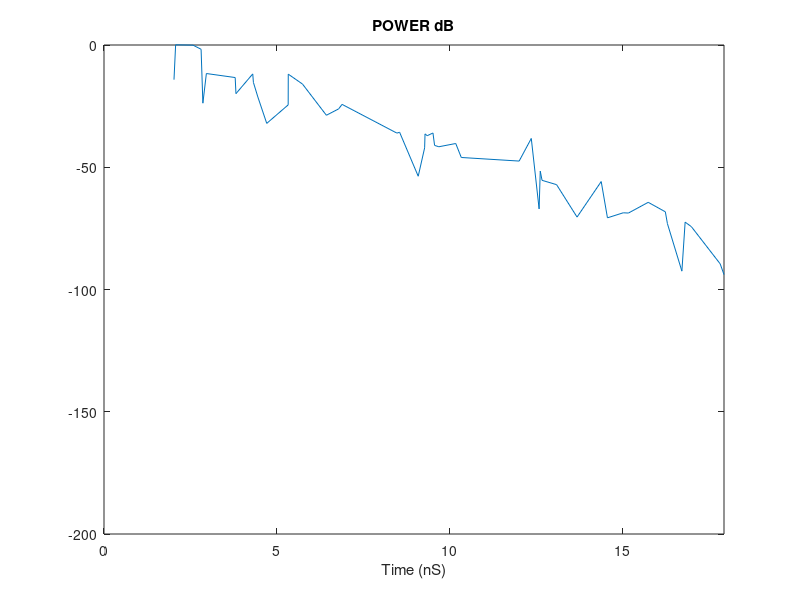

The MATLAB script that drew this image:
  Lam = 0.8;  lambda = 3;  
  lambda_mode = 0;  %0 -> Poisson process for the ray arrival times, 2 channel tap
  
  % MPC decay
  Gam =10; % higher gam low attenuation
  gamma_0 =  2; Kgamma = 0; sigma_cluster = 2.93;
  nlos = 1; 
  gamma_rise = NaN; gamma_1 = NaN; chi = NaN; % dummy in this scenario
  % Small-scale Fading
  m0 = 1; Km = 0; sigma_m0 = 1; sigma_Km = 0;
  sfading_mode = 0; m0_sp = NaN;
  % Large-scale Fading -- Shadowing
  std_shdw = 3.51;
  % Frequency Dependence
  kappa = 1.53; 
  fc = 6;   % GHz
  fs = 8;   % 2 - 10 GHz

L=1; %numberof clusters

num_channels=1;
std_L = 1/sqrt(2*Lam);      % std dev (nsec) of cluster arrival spacing
std_lam = 1/sqrt(2*lambda); % std dev (nsec) of ray arrival spacing
h_len = 1000;  % there must be a better estimate of # of paths than this
ngrow = 1000; % amount to grow data structure if more paths are needed
h = zeros(h_len,num_channels);
t = zeros(h_len,num_channels);
t0 = zeros(1,num_channels);
np = zeros(1,num_channels);
cluster_non_overlap=0; % if clusteres are not overlap 1
for k = 1:num_channels       % loop over number of channels
   
  tmp_h = zeros(size(h,1),1);
  tmp_t = zeros(size(h,1),1);
  if nlos == 1,
    Tc = (std_L*randn)^2 + (std_L*randn)^2;  % First cluster random arrival
  else
    Tc = 0;                   % First cluster arrival occurs at time 0
  end
  t0(k) = Tc;
  
  disp(L);  
  cluster_index = zeros(1,L);
  path_ix = 0;
  
  nak_m = [];

  
  for ncluster = 1:L
      
    % Determine Ray arrivals for each cluster
    Tr = 0;  % first ray arrival defined to be time 0 relative to cluster
    actual_cluster_times(ncluster,k)=Tc;
    cluster_index(ncluster) = path_ix+1 ; % remember the cluster location
    ray_ix = 0;
    gamma = Kgamma*Tc + gamma_0; % delay dependent cluster decay time
    if nlos == 2 & ncluster == 1
      gamma = gamma_1;
    end
    Mcluster = sigma_cluster*randn;
    Pcluster = 10*log10(exp(-1*Tc/Gam));%+Mcluster; % total cluster power
    Pcluster = 10^(Pcluster*0.1);
    Pcluster_actual(ncluster,k)=Pcluster; 
    
    while (Tr < 8*gamma),
      t_val = (Tc+Tr);  % time of arrival of this ray
      ray_ix=ray_ix+1;
      actual_ray_times(ray_ix,ncluster,k)=t_val;
     % if nlos == 2 & ncluster == 1
     %   h_val = Pcluster*(1-chi*exp(-Tr/gamma_rise))*exp(-Tr/gamma_1) ...
     %          *(gamma+gamma_rise)/gamma/(gamma+gamma_rise*(1-chi));
     % else
        %h_val = Pcluster/gamma*exp(-Tr/gamma);
      h_val = Pcluster*exp(-Tr/gamma)
     % end
      path_ix = path_ix + 1;  % row index of this ray
      if path_ix > h_len,
        % grow the output structures to handle more paths as needed
        tmp_h = [tmp_h; zeros(ngrow,1)];
        tmp_t = [tmp_t; zeros(ngrow,1)];
        h = [h; zeros(ngrow,num_channels)];
        t = [t; zeros(ngrow,num_channels)];
        h_len = h_len + ngrow;
      end
      tmp_h(path_ix) = h_val;
      tmp_t(path_ix) = t_val;
      if lambda_mode == 0
        Tr = Tr + (std_lam*randn)^2 + (std_lam*randn)^2;
      elseif lambda_mode == 1
        if rand < beta
          std_lam = 1/sqrt(2*lambda_1);
          Tr = Tr + (std_lam*randn)^2 + (std_lam*randn)^2;
        else
          std_lam = 1/sqrt(2*lambda_2);
          Tr = Tr + (std_lam*randn)^2 + (std_lam*randn)^2;
        end
      elseif lambda_mode == 2
        Tr = Tr + ts;
      else
        error('lambda mode is wrong!')
      end
      % generate log-normal distributed nakagami m-factor
      m_mu = m0 - Km*t_val;
      m_std = sigma_m0 - sigma_Km*t_val;
      nak_m = [nak_m, lognrnd(m_mu, m_std)];
    end
    
    
    if cluster_non_overlap==1
        while 1
            Tc = Tc + (std_L*randn)^2 + (std_L*randn)^2;
            if Tc > t_val
            break
            end
        end
    else
        %Tc = Tc + (std_L*randn)^2 + (std_L*randn)^2;
        while 1
            Tc_old=Tc;
            Tc = Tc + 10 %(std_L*randn)^2 + (std_L*randn)^2;
            if Tc > Tc_old+3;
            break
            end
        end
    end
    
  end

  % change m value of the first multipath to be the deterministic value
  if sfading_mode == 1
   nak_ms(cluster_index(1)) = m0_sp;
  elseif sfading_mode == 2
    nak_ms(cluster_index) = m0_sp;
  end
  
%   apply nakagami
  for path = 1:path_ix
     h_val = (gamrnd(nak_m(path), tmp_h(path)/nak_m(path))).^(1/2);
     tmp_h(path) = h_val;
  end

  np(k) = path_ix;  % number of rays (or paths) for this realization
  [sort_tmp_t,sort_ix] = sort(tmp_t(1:np(k)));    % sort in ascending time order
  t(1:np(k),k) = sort_tmp_t;
  h(1:np(k),k) = tmp_h(sort_ix(1:np(k)));
  h_normalized(1:np(k),k) = tmp_h(sort_ix(1:np(k)));
  % now impose a log-normal shadowing on this realization
  %fac = 10^(std_shdw*randn/20) / sqrt( h(1:np(k),k)' * h(1:np(k),k) );
  %h(1:np(k),k) = h(1:np(k),k) * fac;
 % Normalize the channel energy to 1
   h_normalized(:,k) = h_normalized(:,k)/sqrt(h_normalized(:,k)' * h_normalized(:,k) );
  % h(:,k) = h(:,k)/sqrt(h(:,k)' * h(:,k) );
   h_normalized2=h_normalized(:,k);
 actual_cluster_times2=actual_cluster_times(:,k);
 [sharedVals,idxsIntoA] = intersect(t(:,k),actual_cluster_times2);
  Pcluster_actual(:,k)=h_normalized2(idxsIntoA); 
  Pcluster_actual(:,k)= Pcluster_actual(:,k).^2;
   
end
power=abs(h).^2 
plot (t,10*log(power))
title('POWER dB')
xlabel('Time (nS)');
axis([0 inf -200 0])
return








